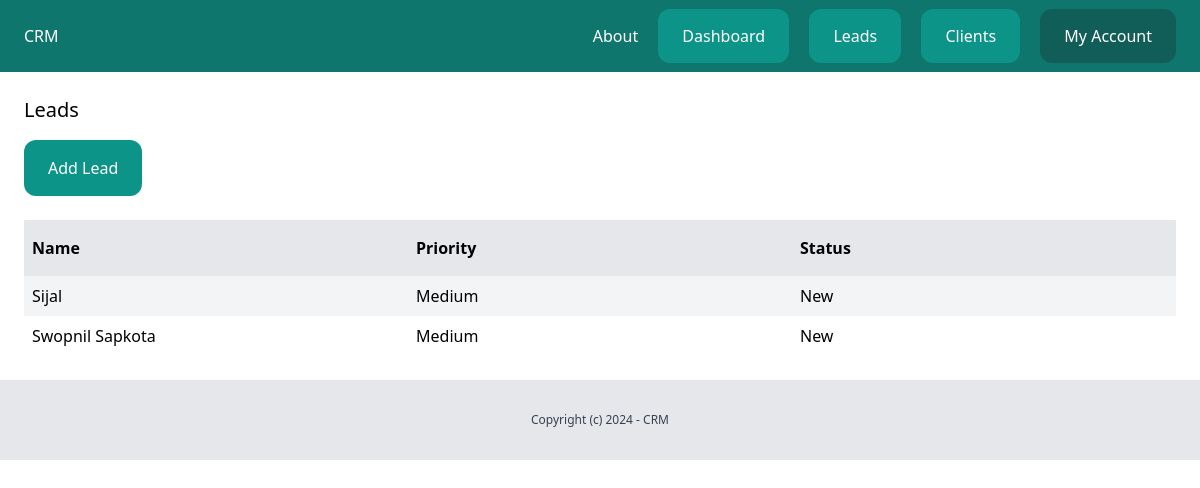
Screenshot of /dashboard/leads/ (signed in) with the database file from the repository.
### lead/models.py (models this page shows, shortened)
class Lead(models.Model):
    LOW = 'low'
    MEDIUM = 'medium'
    HIGH = 'high'
    CHOICES_PRIORITY = (
        (LOW, 'Low'),
        (MEDIUM, 'Medium'),
        (HIGH, 'High')
    )
    NEW = 'new'
    CONTACTED = 'contacted'
    WON = 'won'
    LOST = 'lost'
    CHOICES_STATUS = (
        (NEW, 'New'),
        (CONTACTED, 'Contacted'),
        (WON, 'Won'),
        (LOST, 'Lost')
    )
    team = models.ForeignKey(Team, related_name='leads', on_delete=models.CASCADE)
    name = models.CharField(max_length=225)
    email = models.EmailField()
    description = models.TextField(blank=True, null=True)
    priority = models.CharField(max_length=10, choices=CHOICES_PRIORITY, default=MEDIUM)
    status = models.CharField(max_length=10, choices=CHOICES_STATUS, default=NEW)
    converted_to_client = models.BooleanField(default=False)
    created_by = models.ForeignKey(User, related_name='leads', on_delete=models.CASCADE)
    created_at = models.DateTimeField(auto_now_add=True)
    modified_at = models.DateTimeField(auto_now=True)
    class Meta:
        ordering = ('-created_at',)

### lead/views.py (the view)
# urls.py: path('', views.leads_list, name='list'),
@login_required
def leads_list(request):
    leads = Lead.objects.filter(created_by=request.user, converted_to_client=False)
    return render(request, 'lead/leads_list.html', {
        'leads': leads
    })

### lead/templates/lead/leads_list.html (shortened to what this page needs)
{% extends 'core/base.html' %}
{% block content %}
    <div class="py-6 px-6">
        <h1 class="mb-4 text-xl">Leads</h1>
        <a href="{% url 'leads:add_lead' %}" class="inline-block py-4 px-6 bg-teal-600 rounded-xl text-white">Add Lead</a>
        {% if leads %}
            <div class="mt-6 flex justify-between">
                <p class="py-4 px-2 bg-gray-200 font-semibold w-full">Name</p>
                <p class="py-4 px-2 bg-gray-200 font-semibold w-full">Priority</p>
                <p class="py-4 px-2 bg-gray-200 font-semibold w-full">Status</p>
            </div>
            {% for lead in leads %}
                <div class="flex justify-between">
                    <p class="py-2 px-2 w-full {% cycle 'bg-gray-100' '' %}">
                        <a href="{% url 'leads:detail' lead.id %}">{{ lead.name }}</a>
                    </p>
                    <p class="py-2 px-2 w-full {% cycle 'bg-gray-100' '' %}">{{ lead.get_priority_display }}</p>
                    <p class="py-2 px-2 w-full {% cycle 'bg-gray-100' '' %}">{{ lead.get_status_display }}</p>
                </div>
            {% endfor %}
        {% else %}
        <p class="mt-6 px-2">There are no leads in the database.</p>
        {% endif %}
    </div>
{% endblock %}

### rows the page displays
Lead: name "Sijal", priority "Medium", status "New"
Lead: name "Swopnil Sapkota", priority "Medium", status "New"
